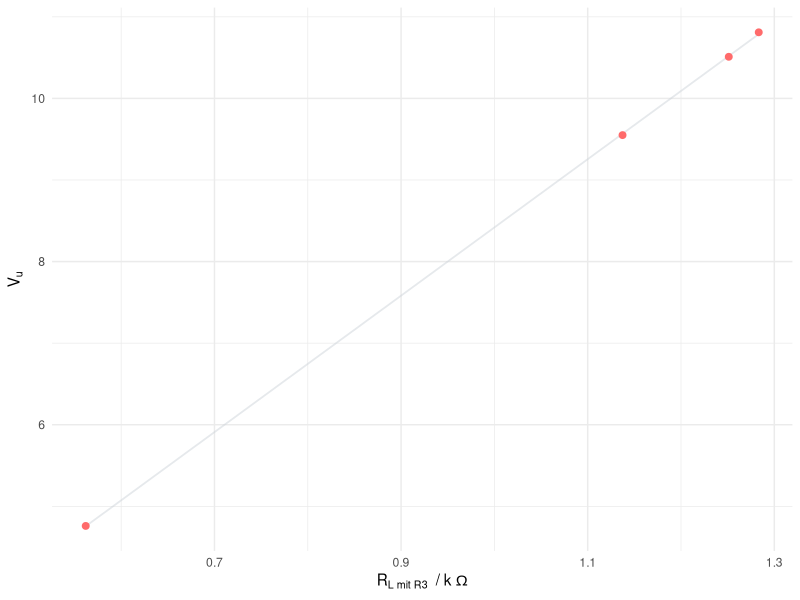

Reproduce this figure in R.
library(ggplot2)

width <- 10
height <- 0.618 * width

pdfName <- "2_4_1_R3.pdf"


R3 <- 1.3 # collector resistance
R <- c(100, 33.33, 9.09, 0.99)

R <- (R * R3) / (R+R3)

V <- c(10.81, 10.51, 9.55, 4.76)


sum(V/R)/length(V)

dat <- data.frame(R, V)

attach(dat)
#model <- lm(V~log(R))

#coef(model)

#Rs <- seq(from=0, to=100, length.out = 1000)
#Vs <- predict(model, newdata = data.frame(R=Rs))


#predictdata <- data.frame(Rs, Vs)

pointColor <- "#ff6b6b"
curveColor <- "#ced4da7F"

xlab <- bquote("R"["L mit R3"]~" / k"~Omega)
ylab <- bquote("V"["u"])

p <- ggplot(data = dat, aes(x = R, y=V)) +
    theme_minimal() +
    xlab(xlab)+
    ylab(ylab)+
    geom_smooth(method = "lm", se=FALSE, color=curveColor, size=0.618) +
    geom_point(color=pointColor, size=2)

pdf(pdfName, width, height)
p
